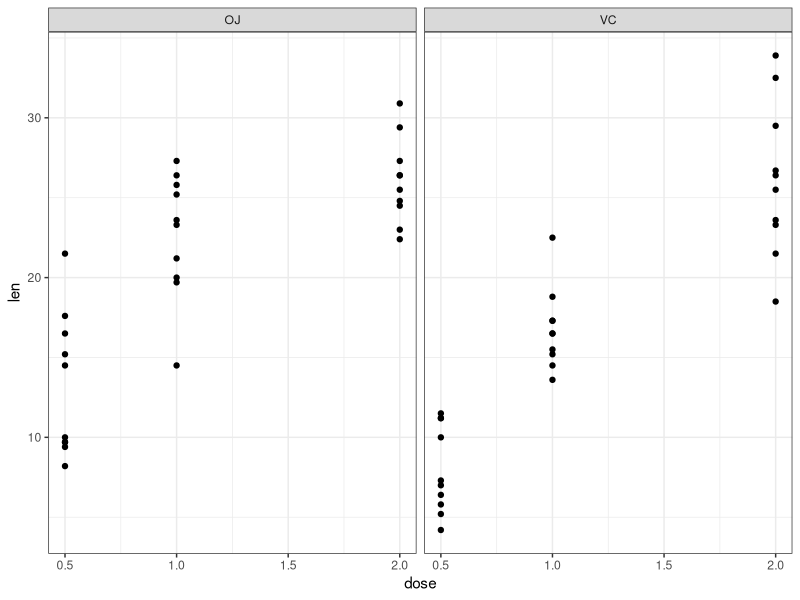
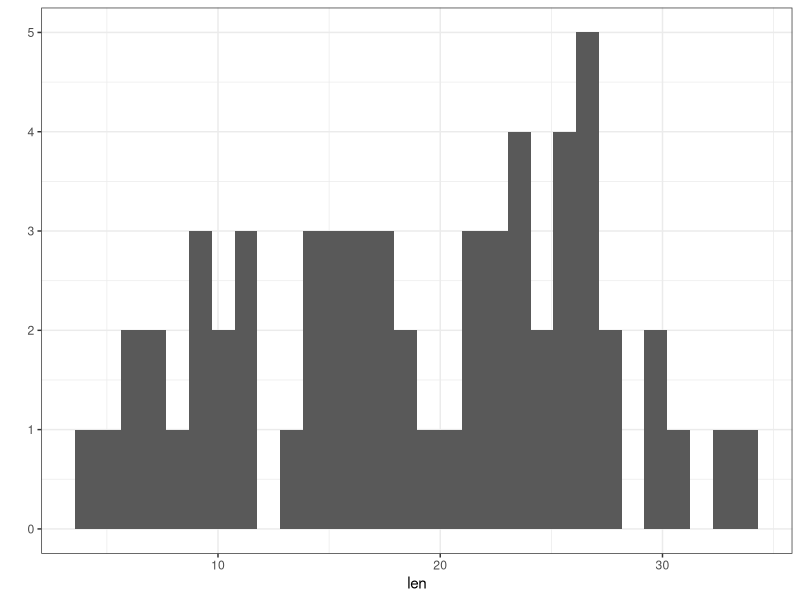

Generate these figures, in order, with R:
## ---- chunk 1
library(dplyr)
library(ggplot2)
theme_set(theme_bw())
## ---- chunk 2

## ---- chunk 3

## ---- chunk 4
double.sample <- function () {
}
## ---- chunk 5

## ---- chunk 6

## ---- chunk 7
qplot(dose, len, facets = ~ supp, data=ToothGrowth)
## ---- chunk 8
qplot(len, data=ToothGrowth)
## ---- chunk 9
m1 <- lm(len ~ dose + supp, data=ToothGrowth)
summary(m1)

m1.int <- lm(len ~ dose * supp, data=ToothGrowth)
summary(m1.int)
## ---- chunk 10
m1.no.int <- lm(len ~ dose * supp - 1, data=ToothGrowth)
summary(m1.no.int)
## ---- chunk 11

## ---- chunk 12

## ---- chunk 13

## ---- chunk 14
d <- read.csv("../data/FVS2011-hands.csv")

## ---- chunk 15

